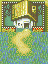

This is a level from a 2D game, rendered from its Tiled map with the project's own tilesets. A one-line summary and the complete map file follow:
An orthogonal 3x4 tile map with 16x16 px tiles, 1 tile layer (Tile Layer 1).

<map version="1.5" tiledversion="1.7.2" orientation="orthogonal" renderorder="right-down" width="3" height="4" tilewidth="16" tileheight="16" infinite="0" nextlayerid="2" nextobjectid="1">
 <tileset firstgid="1" name="../TilesetPreviews/UpdatedVillage" tilewidth="16" tileheight="16" tilecount="1024" columns="32">
  <image source="UpdatedVillage.png" trans="ffffff" width="512" height="512" />
 </tileset>
 <layer id="1" name="Tile Layer 1" width="3" height="4">
  <properties>
   <property name="Anims1" value="UpdatedVillageAnimations" />
   <property name="ChapterID" value="Debug2Ch" />
   <property name="Main" value="" />
   <property name="MapID" value="Debug2Map" />
   <property name="ObjectType" value="UpdatedVillageObj" />
   <property name="PaletteID" value="UpdatedVillagePal" />
   <property name="TileConfig" value="UpdatedVillageConf" />
  </properties>
  <data>
   <tile gid="807" />
   <tile gid="808" />
   <tile gid="809" />
   <tile gid="839" />
   <tile gid="840" />
   <tile gid="841" />
   <tile gid="267" />
   <tile gid="268" />
   <tile gid="129" />
   <tile gid="129" />
   <tile gid="173" />
   <tile gid="129" />
  </data>
 </layer>
</map>
